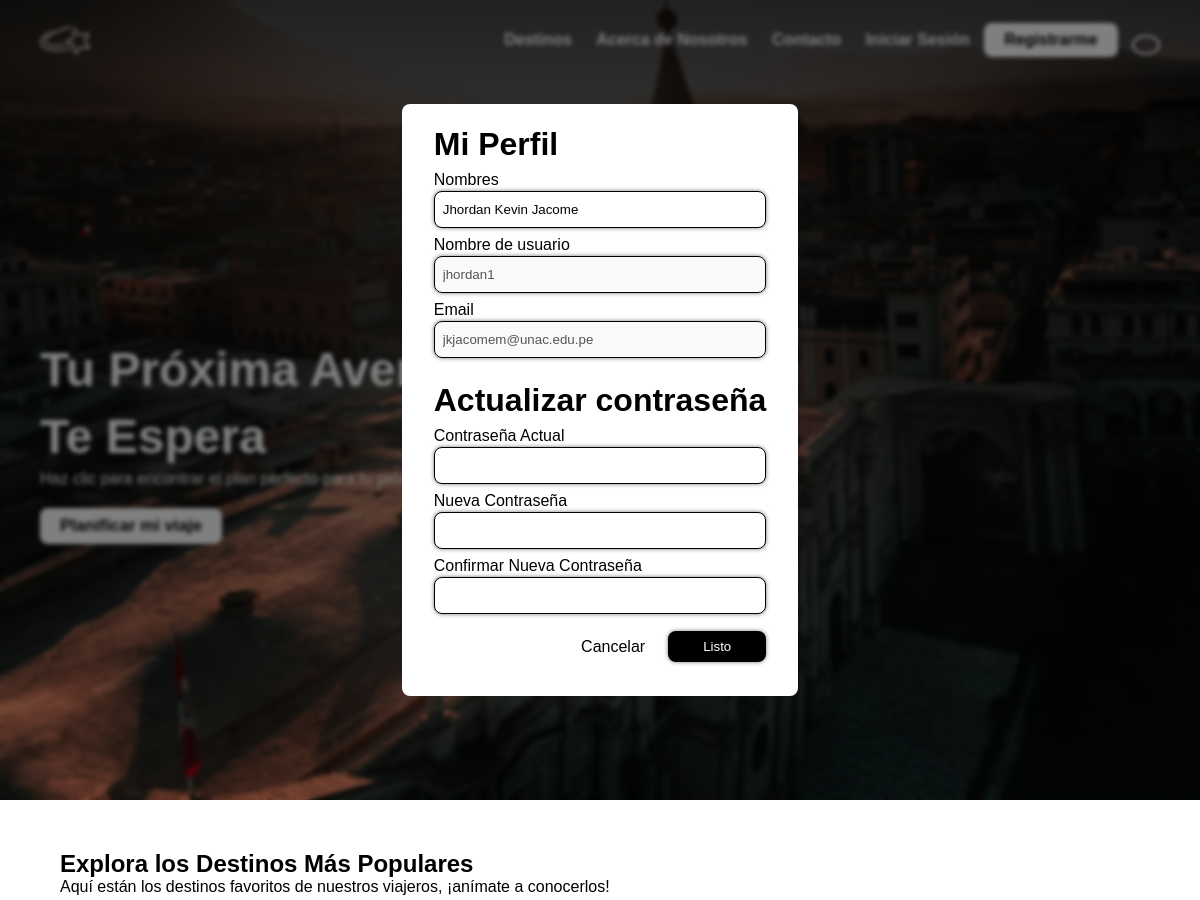
/src/app/profile (signed in, upper part), run on an earlier commit of the app's database.
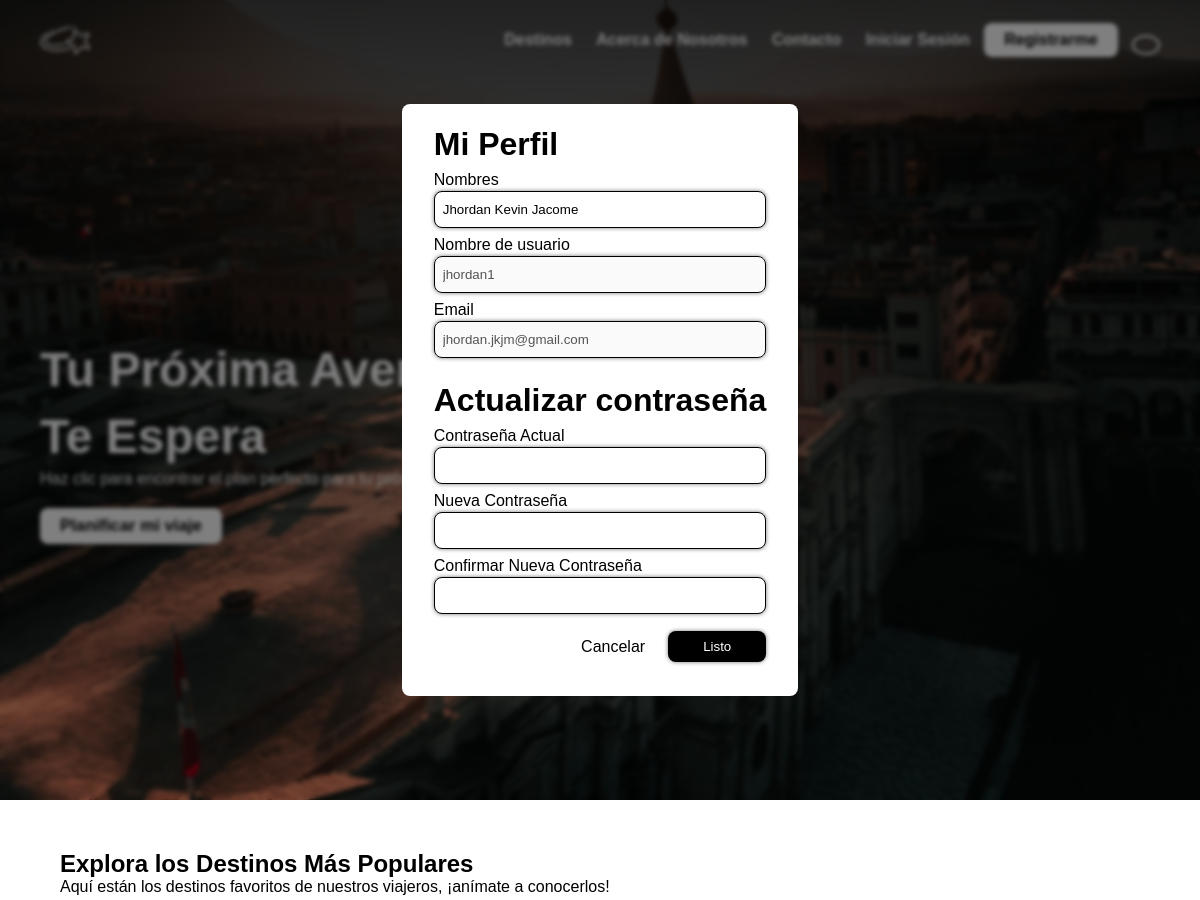
And on a later commit of the database.
### tables this page shows
CREATE TABLE Users(
    UserID INT PRIMARY KEY AUTO_INCREMENT,
    Username VARCHAR(100) UNIQUE NOT NULL,
    Password VARCHAR(255) NOT NULL,
    FullName VARCHAR(255) NOT NULL,
    Email VARCHAR(100) UNIQUE NOT NULL,
    Rol ENUM('administrador', 'usuario') DEFAULT 'usuario',
    Active TINYINT DEFAULT 0,
    ActivationToken VARCHAR(255) DEFAULT NULL,
    ResetToken VARCHAR(255) DEFAULT NULL,
    ResetTokenExpiration DATETIME DEFAULT NULL
);

### src/controllers/HomeController.php (called while the page is built, shortened)
<?php
require_once("../models/User.php");
class HomeController
{
    private $userModel;
    public function __construct()
    {
        $this->userModel = new User();
    }
    public function profile()
    {
        $userData = $this->userModel->getDataUserByID($_SESSION['UserID']);
        include(ROOT_PATH . "/views/viewHomePage.php");
    }
}

### src/config/Boot.php (called while the page is built, shortened)
<?php
require_once('../config/RouteNormalization.php');
require_once('../config/Routing.php');
require_once('../config/Routes.php');
$routes->IncomingRequest();

### src/app/index.php (called while the page is built)
<?php
require_once('../config/Boot.php');

### src/config/RouteNormalization.php (called while the page is built, shortened)
<?php
function base_url(string $path = ""): string
{
    static $baseUrl = APP_URL;
    if (empty($path)) {
        return APP_URL;
    }
    $partsBaseUrl = explode('/', $baseUrl);
    $parts = explode('/', str_replace('\\', '/', $path));
    foreach ($parts as $part) {
        if ($part === '..') {
            if (count($partsBaseUrl) > 3) {
                array_pop($partsBaseUrl);
            }
        } elseif ($part !== '.' && $part !== '') {
            $partsBaseUrl[] = $part;
        }
    }
    return implode('/', $partsBaseUrl);
}

### src/models/User.php (called while the page is built, shortened)
<?php
class User
{
    function getDataUserByID($UserID)
    {
        try {
            $objConexionSQL = new ConexionSQL();
            $connection = $objConexionSQL->ExecuteConnection();
            $query = 'SELECT Username, FullName, Email, Rol FROM Users WHERE UserID = ?';
            $stmt = $connection->prepare($query);
            $stmt->bind_param('i', $UserID);
            $stmt->execute();
            $result = $stmt->get_result();
            if ($row = $result->fetch_assoc()) {
                return $row;
            } else {
                return false;
            }
        } catch (Exception $e) {
            echo $e->getMessage();
        }
    }
}

### src/views/viewProfileModal.php (the view, shortened to what this page needs)
<dialog id="dialog-profile-modal" open>
    <div class='body-dialog'>
        <div class='container-dialog'>
            <h1 class="title-modal">Mi Perfil</h1>
            <form action="<?= base_url("profile/update") ?>" method="POST">
                <div class="row-input-dialog">
                    <label for="fullname">Nombres</label>
                    <input type="text" name="fullname" value="<?php echo $userData['FullName']; ?>" required>
                </div>
                <div class="row-input-dialog">
                    <label for="username">Nombre de usuario</label>
                    <input type="text" value="<?php echo $userData['Username']; ?>" disabled>
                </div>
                <div class="row-input-dialog">
                    <label for="email">Email</label>
                    <input type="email" value="<?php echo $userData['Email']; ?>" disabled>
                </div>
                <h1>Actualizar contraseña</h1>
                <div class="row-input-dialog">
                    <label for="password">Contraseña Actual</label>
                    <input type="password" name="password">
                </div>
                <div class="row-input-dialog">
                    <label for="new_password">Nueva Contraseña</label>
                    <input type="password" name="new_password">
                </div>
                <div class="row-input-dialog">
                    <label for="confirm_password">Confirmar Nueva Contraseña</label>
                    <input type="password" name="confirm_password">
                </div>
                <div class="actions-form">
                    <a href="<?= base_url() ?>">Cancelar</a>
                    <button type="submit">Listo</button>
                </div>
            </form>
        </div>
    </div>
</dialog>

### src/config/Routing.php (shortened to what this page needs)
<?php
class Routing
{
    private array $routesGET = [];
    public function get($route, $callback)
    {
        $this->routesGET[$route] = $callback;
    }
    public function IncomingRequest()
    {
        $uri = trim(parse_url($_SERVER['REQUEST_URI'], PHP_URL_PATH), '/');
        $segments = explode('/', $uri);
        $offset = array_search('app', $segments);
        $route = '';
        if ($offset !== false) {
            $realSegments = array_slice($segments, $offset + 1);
            $route = implode('/', $realSegments);
        }
        if ($_SERVER['REQUEST_METHOD'] === 'GET') {
            if (array_key_exists($route, $this->routesGET)) {
                $callback = $this->routesGET[$route];
                list($controllerName, $method) = explode('::', $callback);
                if (class_exists($controllerName)) {
                    $controller = new $controllerName();
                    if (method_exists($controller, $method)) {
                        call_user_func([$controller, $method]);
                    } else {
                        echo "Method $method not found in controller $controllerName.";
                    }
                } else {
                    echo "Controller $controllerName not found.";
                }
            } else {
                echo "<h1>404 Not Found</h1>";
            }
        }
    }
}

### src/views/viewHomePage.php (shortened to what this page needs)
<!DOCTYPE html>
<html lang="es">
<head>
    <link rel="stylesheet" href="<?= base_url("../../assets/css/styleHeroSection.css") ?>">
    <link rel="stylesheet" href="<?= base_url("../../assets/css/styleHomePage.css") ?>">
    <link rel="stylesheet" href="<?= base_url("../../assets/css/styleFooter.css") ?>">
    <link rel='stylesheet'
        href='https://cdn-uicons.flaticon.com/2.6.0/uicons-regular-rounded/css/uicons-regular-rounded.css'>
</head>
<body>
    <?php
    if (isset($_SESSION['view_profile'])) {
        include(ROOT_PATH . '/views/viewProfileModal.php');
    }
    ?>
    <main>
        <section class="hero_section">
            <div style="position: relative; padding: 40px 0;">
                <header class="hero_section__header" id="dynamic_header">
                    <a href="<?= base_url("") ?>" class="img_box__a">
                        <img src="<?= base_url("../../assets/img/enterprise_logo.png") ?>" alt="logo de la empresa">
                    </a>
                    <nav class="hero_section__header__nav">
                        <a href="<?= base_url("destinations") ?>">Destinos</a>
                        <a href="<?= base_url("#about_us_section") ?>">Acerca de Nosotros</a>
                        <a href="<?= base_url("#contact_us_section") ?>">Contacto</a>
                        <a class="" id="button_login" href="<?= base_url("login") ?>">Iniciar Sesión</a>
                        <a class="button_sign_up" id="button_sign_up" href="<?= base_url("register") ?>">Registrarme</a>
                        <button class="button_profile_user" id="button_profile_user" type="button"></button>
                    </nav>
                </header>
            </div>
            <div class="hero_section__cta_box">
                <h1>Tu Próxima Aventura Te Espera</h1>
                <p>Haz clic para encontrar el plan perfecto para tu próxima escapada</p>
                <form action="<?= base_url("formPlanningTrip") ?>">
                    <button type="submit">Planificar mi viaje</button>
                </form>
            </div>
        </section>
        <section class="destinations_section">
            <header class="destinations_section__header">
                <h1>Explora los Destinos Más Populares</h1>
                <p>Aquí están los destinos favoritos de nuestros viajeros, ¡anímate a conocerlos!</p>
            </header>
        </section>
    </main>
</body>
</html>

### assets/css/styleHeroSection.css (style rules this page uses)
.hero_section { padding: 0; height: 100vh; color: #fff; display: flex; flex-direction: column; overflow: hidden; }
.hero_section__header { width: 100%; padding: 15px 40px; background-color: transparent; display: flex; align-items: center; justify-content: space-between; position: fixed; z-index: 4; top: 0; left: 0; transition: background-color 0.3s ease; }
.img_box__a { display: flex; }
.hero_section__header img, .hero_section__sidebar img { height: 50px; }
.hero_section__header__nav a { color: #fff; text-decoration: none; padding: 8px 10px; display: inline-block; font-weight: bold; }
.button_sign_up, .hero_section__cta_box button { background-color: #fff; color: #000 !important; border-radius: 8px; padding: 8px 20px !important; transition: background-color 0.5s ease; }
.button_profile_user { padding: 8px 12px; border-radius: 50%; border: 2px solid #fff; margin-left: 10px; background-color: transparent; color: #fff; font-weight: bold; }
.hero_section__cta_box { position: relative; display: flex; flex-direction: column; justify-content: center; align-items: start; width: 50%; height: 100%; padding: 0 40px; }
.hero_section__cta_box h1 { font-size: 3rem !important; line-height: 1.4; }
.hero_section__cta_box button { margin-top: 20px; font-size: 1.05rem; border: 0; font-weight: bold; }
@media (prefers-reduced-motion: no-preference) { :root { scroll-behavior: smooth; } }

### assets/css/styleHomePage.css (style rules this page uses)
* { margin: 0; padding: 0; box-sizing: border-box; font-family: "Poppins Regular", Arial; }
body { display: flex; position: relative; overflow-x: hidden; }
main { transition: transform 0.3s ease; width: 100%; }
button { cursor: pointer; }
section { position: relative; padding: 50px 60px; min-width: 375px; }

### src/views/viewProfileModal.php (style rules this page uses)
#dialog-profile-modal { width: 100%; height: 100vh; background: rgba(0, 0, 0, 0.5); border: none; outline: none; position: absolute; z-index: 10; top: 0; left: 0; }
#dialog-profile-modal .body-dialog { display: flex; justify-content: center; align-items: center; width: 100%; height: 100%; backdrop-filter: blur(2px); }
#dialog-profile-modal .container-dialog { background-color: #fff; padding: 2rem; padding-top: 1.35rem; border-radius: 0.5rem; height: 90%; overflow-y: auto; }
#dialog-profile-modal .title-modal { margin-bottom: 0.5rem; }
#dialog-profile-modal form { display: flex; flex-direction: column; gap: 0.5rem; }
#dialog-profile-modal form h1 { margin-top: 1rem; }
#dialog-profile-modal .row-input-dialog { display: flex; flex-direction: column; }
#dialog-profile-modal .row-input-dialog label { font-size: 1rem; margin-bottom: 0.125rem; color: #000; }
#dialog-profile-modal .row-input-dialog input { padding: 10px 8px; border-radius: 0.5rem; border: 1px solid #000; box-shadow: 0 0 4px #0000008a; }
#dialog-profile-modal .actions-form { display: flex; justify-content: flex-end; align-items: center; gap: 0.5rem; margin-top: 0.5rem; }
#dialog-profile-modal .actions-form a { text-decoration: none; color: #000; padding: 8px 15px; border-radius: 0.5rem; transition: background-color 0.3s ease; }
#dialog-profile-modal .actions-form button { background-color: #000; color: #fff; border: none; padding: 8px 35px; border-radius: 0.5rem; cursor: pointer; box-shadow: 0 0 4px #0000008a; transition: opacity 0.3s ease; }
@media (height > 750px) { #dialog-profile-modal .container-dialog { height: auto; } }

What changed in the data, as far as the page shows it:
changed users "Jhordan Kevin Jacome": Email "jkjacomem@unac.edu.pe" → "jhordan.jkjm@gmail.com"
